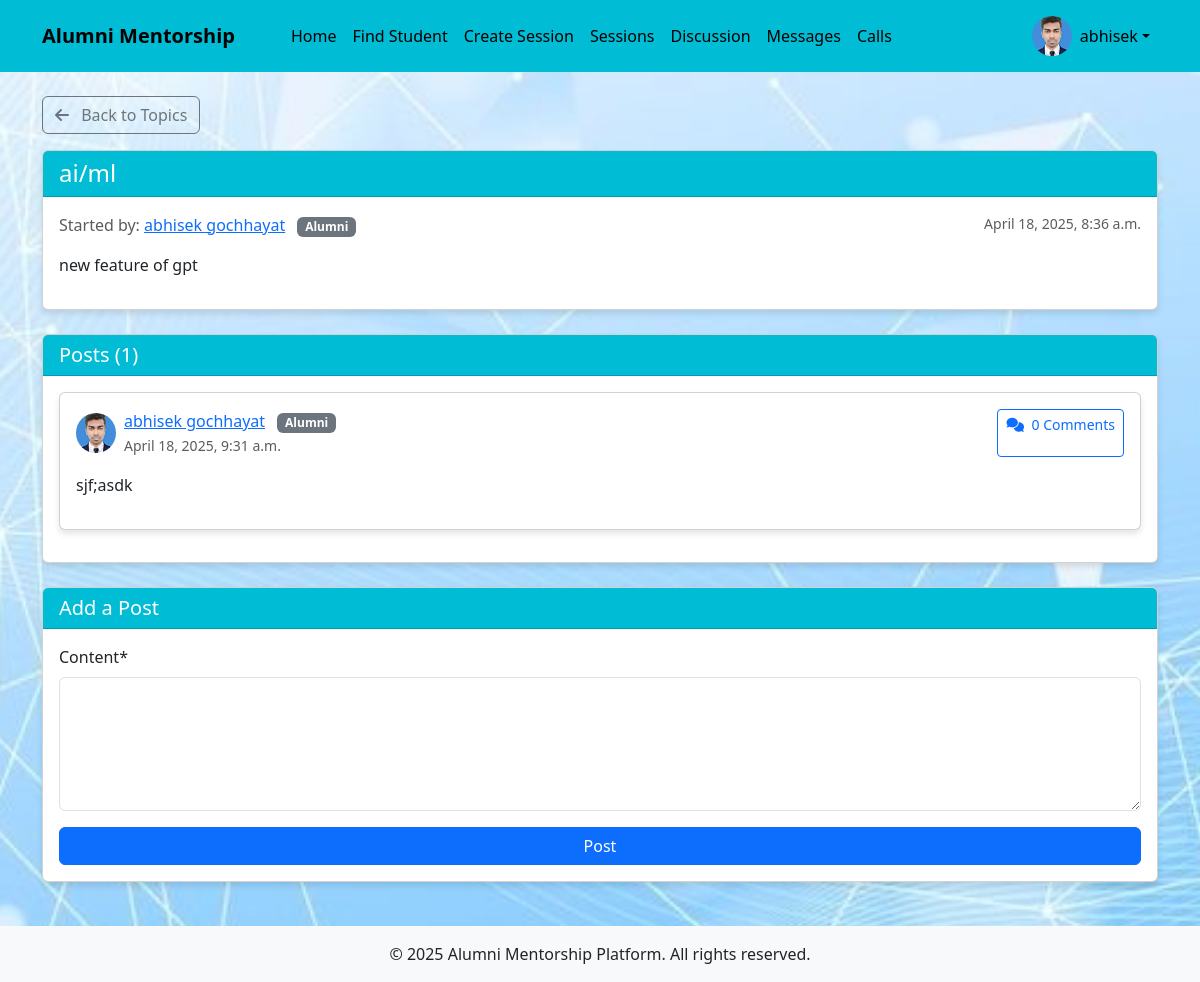
Page /discussion/topic/1/ (signed in) on the committed database.
### users/models.py (models this page shows, shortened)
class CustomUser(AbstractUser):
    USER_TYPE_CHOICES = (
        ('student', 'Student'),
        ('alumni', 'Alumni'),
    )
    user_type = models.CharField(max_length=10, choices=USER_TYPE_CHOICES)
    bio = models.TextField(blank=True)
    profile_picture = models.ImageField(upload_to='profile_pics/', blank=True, null=True)
    graduation_year = models.IntegerField(null=True, blank=True)
    company = models.CharField(max_length=100, blank=True)
    position = models.CharField(max_length=100, blank=True)
    industry = models.CharField(max_length=100, blank=True)
    course = models.CharField(max_length=100, blank=True)
    year_of_study = models.IntegerField(null=True, blank=True)

### discussion/models.py (models this page shows, shortened)
class Topic(models.Model):
    title = models.CharField(max_length=200)
    description = models.TextField()
    created_by = models.ForeignKey(CustomUser, on_delete=models.CASCADE, related_name='topics')
    created_at = models.DateTimeField(auto_now_add=True)

class Post(models.Model):
    topic = models.ForeignKey(Topic, on_delete=models.CASCADE, related_name='posts')
    content = models.TextField()
    author = models.ForeignKey(CustomUser, on_delete=models.CASCADE, related_name='posts')
    created_at = models.DateTimeField(auto_now_add=True)
    updated_at = models.DateTimeField(auto_now=True)

### discussion/views.py (the view)
# urls.py: path('topic/<int:topic_id>/', views.topic_detail, name='topic_detail'),
@login_required
def topic_detail(request, topic_id):
    topic = get_object_or_404(Topic, id=topic_id)
    posts = topic.posts.all().order_by('-created_at')
    if request.method == 'POST':
        form = PostForm(request.POST)
        if form.is_valid():
            post = form.save(commit=False)
            post.topic = topic
            post.author = request.user
            post.save()
            messages.success(request, 'Post added successfully!')
            return redirect('topic_detail', topic_id=topic.id)
    else:
        form = PostForm()
    return render(request, 'discussion/topic_detail.html', {
        'topic': topic,
        'posts': posts,
        'form': form
    })

### discussion/forms.py
class PostForm(forms.ModelForm):
    class Meta:
        model = Post
        fields = ['content']
        widgets = {
            'content': forms.Textarea(attrs={'rows': 5}),
        }

### templates/discussion/topic_detail.html (shortened to what this page needs)
{% extends 'base.html' %}
{% load crispy_forms_tags %}
{% block content %}
<div class="mb-4">
    <a href="{% url 'topic_list' %}" class="btn btn-outline-secondary mb-3">
        <i class="fas fa-arrow-left me-2"></i> Back to Topics
    </a>
    <div class="card">
        <div class="card-header text-white">
            <h4 class="card-title mb-0">{{ topic.title }}</h4>
        </div>
        <div class="card-body">
            <div class="d-flex justify-content-between mb-3">
                <div>
                    <span class="text-muted">Started by:</span>
                    <a href="{% url 'user_detail' topic.created_by.username %}">{{ topic.created_by.get_full_name }}</a>
                    <span class="badge bg-secondary ms-2">{{ topic.created_by.get_user_type_display }}</span>
                </div>
                <small class="text-muted">{{ topic.created_at|date:"F j, Y, g:i a" }}</small>
            </div>
            <p>{{ topic.description }}</p>
        </div>
    </div>
</div>
<div class="card mb-4">
    <div class="card-header  text-white">
        <h5 class="card-title mb-0">Posts ({{ posts.count }})</h5>
    </div>
    <div class="card-body">
        {% if posts %}
            {% for post in posts %}
                <div class="card mb-3">
                    <div class="card-body">
                        <div class="d-flex justify-content-between mb-3">
                            <div class="d-flex align-items-center">
                                {% if post.author.profile_picture %}
                                    <img src="{{ post.author.profile_picture.url }}" alt="{{ post.author.get_full_name }}" class="profile-pic me-2">
                                {% else %}
                                    <i class="fas fa-user-circle me-2" style="font-size: 2rem; color: #ccc;"></i>
                                {% endif %}
                                <div>
                                    <a href="{% url 'user_detail' post.author.username %}">{{ post.author.get_full_name }}</a>
                                    <span class="badge bg-secondary ms-2">{{ post.author.get_user_type_display }}</span>
                                    <br>
                                    <small class="text-muted">{{ post.created_at|date:"F j, Y, g:i a" }}</small>
                                </div>
                            </div>
                            <a href="{% url 'post_detail' post.id %}" class="btn btn-sm btn-outline-primary">
                                <i class="fas fa-comments me-1"></i> {{ post.comments.count }} Comments
                            </a>
                        </div>
                        <p>{{ post.content }}</p>
                    </div>
                </div>
            {% endfor %}
        {% else %}
            <p class="text-muted">No posts yet. Be the first to post!</p>
        {% endif %}
    </div>
</div>
<div class="card">
    <div class="card-header  text-white">
        <h5 class="card-title mb-0">Add a Post</h5>
    </div>
    <div class="card-body">
        <form method="post">
            {{ form|crispy }}
            <div class="d-grid">
                <button type="submit" class="btn btn-primary">Post</button>
            </div>
        </form>
    </div>
</div>
{% endblock %}

### templates/base.html (shortened to what this page needs)
<!DOCTYPE html>
<html lang="en">
  <head>
    <link
      href="https://cdn.jsdelivr.net/npm/bootstrap@5.3.0/dist/css/bootstrap.min.css"
      rel="stylesheet"
    />
    <link
      rel="stylesheet"
      href="https://cdnjs.cloudflare.com/ajax/libs/font-awesome/6.0.0/css/all.min.css"
    />
  </head>
  <body>
    <header>
      <nav class="navbar navbar-expand-lg navbar-dark">
        <div class="container">
          <a class="navbar-brand" href="{% url 'home' %}">Alumni Mentorship</a>
          <div class="collapse navbar-collapse" id="navbarNav">
            <ul class="navbar-nav me-auto">
              {% if user.is_authenticated %}
              <li class="nav-item">
                <a class="nav-link" href="{% url 'home' %}">Home</a>
              </li>
              {% if user.user_type == 'student' %}
              <li class="nav-item">
                <a class="nav-link" href="{% url 'alumni_list' %}"
                  >Find Mentors</a
                >
              </li>
              {% else %}
              <li class="nav-item">
                <a class="nav-link" href="{% url 'student_list' %}"
                  >Find Student</a
                >
              </li>
              <li class="nav-item">
                <a class="nav-link" href="{% url 'create_group_session' %}"
                  >Create Session</a
                >
              </li>
              {% endif %}
              <li class="nav-item">
                <a class="nav-link" href="{% url 'group_sessions' %}"
                  > Sessions</a
                >
              </li>
              <li class="nav-item">
                <a class="nav-link" href="{% url 'topic_list' %}"
                  >Discussion </a
                >
              </li>
              <li class="nav-item">
                <a class="nav-link" href="{% url 'chat_list' %}">Messages</a>
              </li>
              <li class="nav-item">
                <a class="nav-link" href="{% url 'call_home' %}">Calls</a>
              </li>
              {% endif %}
            </ul>
            <ul class="navbar-nav">
              {% if user.is_authenticated %}
              <li class="nav-item dropdown">
                <a
                  class="nav-link dropdown-toggle d-flex align-items-center"
                  href="#"
                  id="navbarDropdown"
                  role="button"
                  data-bs-toggle="dropdown"
                >
                  {% if user.profile_picture %}
                  <img
                    src="{{ user.profile_picture.url }}"
                    alt="Profile"
                    class="profile-pic me-2"
                  />
                  {% else %}
                  <i
                    class="fas fa-user-circle me-2"
                    style="font-size: 1.5rem"
                  ></i>
                  {% endif %} {{ user.username }}
                </a>
              </li>
              {% endif %}
            </ul>
          </div>
        </div>
      </nav>
    </header>
    <main class="container py-4">
       {% block content %}{% endblock %}
    </main>
    <footer class="bg-light py-3 mt-auto">
      <div class="container text-center">
        <p class="mb-0">
          &copy; {% now "Y" %} Alumni Mentorship Platform. All rights reserved.
        </p>
      </div>
    </footer>
  </body>
</html>

### templates/base.html (style rules this page uses)
body { min-height: 100vh; display: flex; flex-direction: column; background-image: url("/static/images/img.jpg"); background-size: cover; background-repeat: no-repeat; background-position: center; }
main { flex: 1; }
.navbar-brand { font-weight: bold; padding-right: 2rem; color: #000; }
.profile-pic { width: 40px; height: 40px; border-radius: 50%; object-fit: cover; }
.navbar { background: #00bcd4; }
.nav-item { gap: 1rem; }
#navbarNav { gap: 2rem; }
.card { margin-bottom: 20px; box-shadow: 0 4px 6px rgba(0, 0, 0, 0.1); }
.card-header { background-color: #00bcd4; }
.navbar li a { color: black; }

### rows in the picture
CustomUser: profile_picture (picture), username "abhisek"
Topic: title "ai/ml", created_by.get_full_name "abhisek gochhayat", created_by.user_type "Alumni", created_at "April 18, 2025, 8:36 a.m.", description "new feature of gpt"
Post: author.profile_picture (picture), author.get_full_name "abhisek gochhayat", author.user_type "Alumni", created_at "April 18, 2025, 9:31 a.m.", comments.count "0", content "sjf;asdk"

### other values in the picture
{{ posts.count }} "1"
